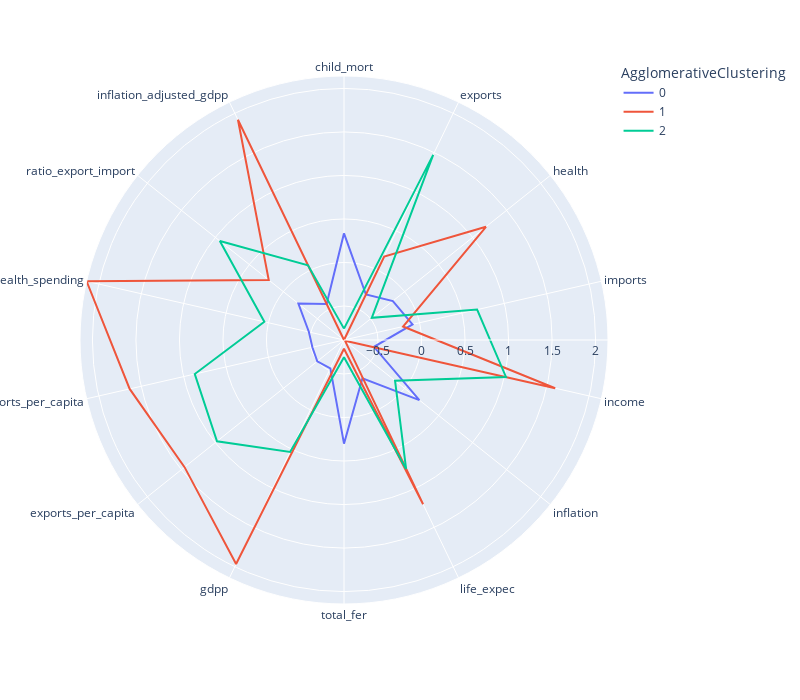

Notebook code for this chart:
### Markdown cell above
Insights:
Based on the analysis of Silhouette Scores and the Dendrogram, two clusters (K=2) appears to be the optimal choice for this dataset. While three clusters (K=3) also showed promising results, the slightly higher Silhouette Score for K=2 suggests that it provides a better balance between cluster compactness and separation. This optimal number of clusters will enable more effective segmentation and analysis of the data.

### Code cell
polar = scaled_df[num_cols].groupby(df['AgglomerativeClustering']).mean().reset_index()
polar = pd.melt(polar, id_vars=["AgglomerativeClustering"])


import plotly.express as px

"""
  'polar' : dataset we are using
  'r' :  mean values for each feature which will be connected using lines
  'theta' : variables where each of the feature will have an angle and
            color will be based on the label of the clusters.
"""
fig = px.line_polar(polar, r="value", theta="variable", color="AgglomerativeClustering", line_close=True,height=700,width=800)
fig.show()

### Figure 1 — Plotly figure (JSON) as saved in the notebook; plotly's stock layout.template omitted (floating-point values rounded to 4 significant figures)
{"data": [{"hovertemplate": "AgglomerativeClustering=0<br>value=%{r}<br>variable=%{theta}<extra></extra>", "legendgroup": "0", "line": {"color": "#636efa", "dash": "solid"}, "marker": {"symbol": "circle"}, "mode": "lines", "name": "0", "r": [0.335, -0.31, -0.1721, -0.08293, -0.5375, 0.2171, -0.4023, 0.3004, -0.5288, -0.4977, -0.5177, -0.477, -0.2197, -0.4306, 0.335], "showlegend": true, "subplot": "polar", "theta": ["child_mort", "exports", "health", "imports", "income", "inflation", "life_expec", "total_fer", "gdpp", "exports_per_capita", "imports_per_capita", "health_spending", "ratio_export_import", "inflation_adjusted_gdpp", "child_mort"], "type": "scatterpolar"}, {"hovertemplate": "AgglomerativeClustering=1<br>value=%{r}<br>variable=%{theta}<extra></extra>", "legendgroup": "1", "line": {"color": "#EF553B", "dash": "solid"}, "marker": {"symbol": "circle"}, "mode": "lines", "name": "1", "r": [-0.8905, 0.1744, 1.196, -0.1944, 1.599, -0.8749, 1.203, -0.7892, 1.967, 1.452, 1.635, 2.143, 0.2153, 1.918, -0.8905], "showlegend": true, "subplot": "polar", "theta": ["child_mort", "exports", "health", "imports", "income", "inflation", "life_expec", "total_fer", "gdpp", "exports_per_capita", "imports_per_capita", "health_spending", "ratio_export_import", "inflation_adjusted_gdpp", "child_mort"], "type": "scatterpolar"}, {"hovertemplate": "AgglomerativeClustering=2<br>value=%{r}<br>variable=%{theta}<extra></extra>", "legendgroup": "2", "line": {"color": "#00cc96", "dash": "solid"}, "marker": {"symbol": "circle"}, "mode": "lines", "name": "2", "r": [-0.7598, 1.471, -0.4824, 0.6783, 1.018, -0.1402, 0.754, -0.6919, 0.5361, 0.9756, 0.8679, 0.04813, 0.9341, 0.06277, -0.7598], "showlegend": true, "subplot": "polar", "theta": ["child_mort", "exports", "health", "imports", "income", "inflation", "life_expec", "total_fer", "gdpp", "exports_per_capita", "imports_per_capita", "health_spending", "ratio_export_import", "inflation_adjusted_gdpp", "child_mort"], "type": "scatterpolar"}], "layout": {"height": 700, "legend": {"title": {"text": "AgglomerativeClustering"}, "tracegroupgap": 0}, "margin": {"t": 60}, "polar": {"angularaxis": {"direction": "clockwise", "rotation": 90}, "domain": {"x": [0, 1], "y": [0, 1]}}, "width": 800}}
